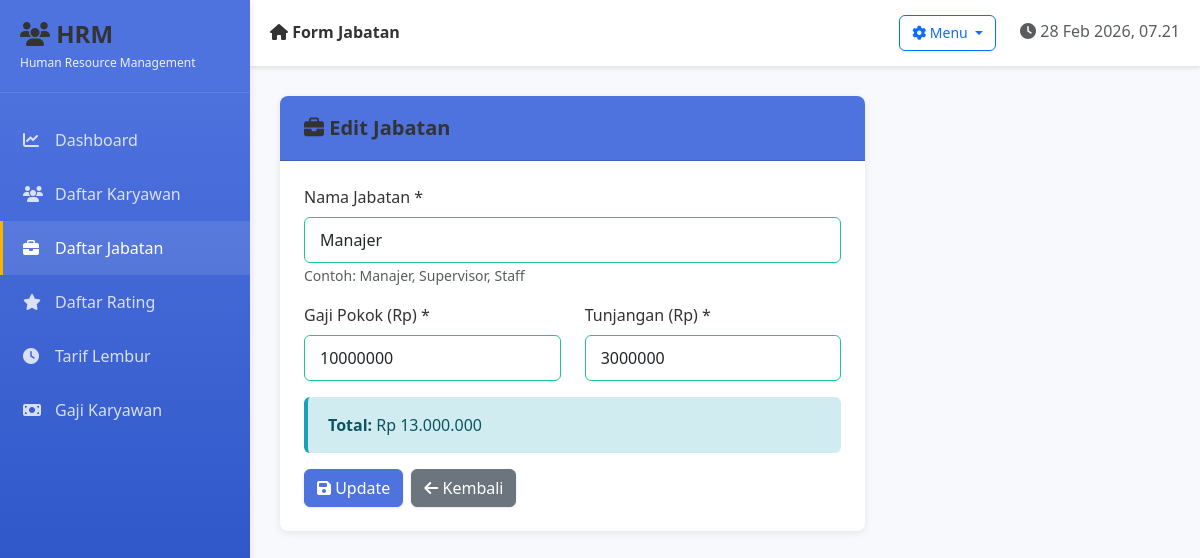
Screenshot of /views/jabatan-form.php?id=1 with the database file from the repository.
### tables this page shows
CREATE TABLE `jabatan` (
  `id` int(11) NOT NULL,
  `nama` varchar(100) NOT NULL,
  `gaji_pokok` int(11) NOT NULL,
  `tunjangan` int(11) NOT NULL,
  `created_at` timestamp NOT NULL DEFAULT current_timestamp()
);

### config/Database.php (called while the page is built, shortened)
<?php
class Database {
    private $host = "localhost";
    private $user = "root";
    private $pass = "";
    private $db = "kantor";
    private $conn;
    private function connect() {
        $this->conn = mysqli_connect($this->host, $this->user, $this->pass, $this->db);
        mysqli_set_charset($this->conn, "utf8mb4");
    }
    public function query($sql) {
        return mysqli_query($this->conn, $sql);
    }
    public function escape($str) {
        return mysqli_real_escape_string($this->conn, $str);
    }
}

### classes/Model.php (called while the page is built, shortened)
<?php
class Model {
    protected $db;
    public function __construct() {
        require_once __DIR__ . '/../config/Database.php';
        $this->db = new Database();
    }
    public function query($sql) {
        return $this->db->query($sql);
    }
    public function fetch($sql) {
        $result = $this->query($sql);
        if ($result && mysqli_num_rows($result) > 0) {
            return mysqli_fetch_assoc($result);
        }
        return null;
    }
    public function escape($str) {
        return $this->db->escape($str);
    }
}

### models/Jabatan.php (called while the page is built, shortened)
<?php
require_once __DIR__ . '/../classes/Model.php';
class Jabatan extends Model {
    protected $table = 'jabatan';
    public function getById($id) {
        $id = $this->escape($id);
        $sql = "SELECT * FROM {$this->table} WHERE id = '$id'";
        return $this->fetch($sql);
    }
}

### views/jabatan-form.php (the view, shortened to what this page needs)
<?php
require_once __DIR__ . '/../models/Jabatan.php';
$jabatan_model = new Jabatan();
$is_edit = false;
$data = [
    'id' => '',
    'nama' => '',
    'gaji_pokok' => '',
    'tunjangan' => ''
];
if (isset($_GET['id'])) {
    $is_edit = true;
    $data = $jabatan_model->getById($_GET['id']);
}
include __DIR__ . '/layout.php';
?>
<div class="row">
    <div class="col-lg-8">
        <div class="card">
            <div class="card-header">
                <h5 class="mb-0">
                    <i class="fas fa-briefcase"></i>
                    <?php echo $is_edit ? 'Edit Jabatan' : 'Tambah Jabatan Baru'; ?>
                </h5>
            </div>
            <div class="card-body">
                <form action="<?php echo BASE_URL; ?>controllers/jabatan-controller.php" method="POST">
                    <div class="mb-3">
                        <label class="form-label" for="nama">Nama Jabatan *</label>
                        <input type="text" class="form-control" id="nama" name="nama" value="<?php echo htmlspecialchars($data['nama']); ?>" required>
                        <small class="text-muted">Contoh: Manajer, Supervisor, Staff</small>
                    </div>
                    <div class="row">
                        <div class="col-md-6 mb-3">
                            <label class="form-label" for="gaji_pokok">Gaji Pokok (Rp) *</label>
                            <input type="number" class="form-control" id="gaji_pokok" name="gaji_pokok" value="<?php echo $data['gaji_pokok']; ?>" required>
                        </div>
                        <div class="col-md-6 mb-3">
                            <label class="form-label" for="tunjangan">Tunjangan (Rp) *</label>
                            <input type="number" class="form-control" id="tunjangan" name="tunjangan" value="<?php echo $data['tunjangan']; ?>" required>
                        </div>
                    </div>
                    <div class="alert alert-info">
                        <strong>Total: </strong>
                        <span id="total_gaji">Rp 0</span>
                    </div>
                    <div class="d-flex gap-2">
                        <button type="submit" class="btn btn-primary">
                            <i class="fas fa-save"></i> <?php echo $is_edit ? 'Update' : 'Simpan'; ?>
                        </button>
                        <a href="<?php echo BASE_URL; ?>views/jabatan.php" class="btn btn-secondary">
                            <i class="fas fa-arrow-left"></i> Kembali
                        </a>
                    </div>
                </form>
            </div>
        </div>
    </div>
</div>
<?php include __DIR__ . '/layout-footer.php'; ?>

### assets/css/style.css (style rules this page uses)
:root { --primary-color: #4e73df; --secondary-color: #858796; --success-color: #1cc88a; --danger-color: #e74c3c; --warning-color: #f8b500; --info-color: #17a2b8; --light-bg: #f8f9fc; --sidebar-width: 250px; }
html, body { width: 100%; height: 100%; margin: 0; padding: 0; overflow-x: hidden; }
body { background-color: var(--light-bg); font-family: 'Segoe UI', Tahoma, Geneva, Verdana, sans-serif; }
.card { border: none; box-shadow: 0 2px 8px rgba(0,0,0,0.08); border-radius: 8px; }
.card-header { background-color: var(--primary-color) !important; color: white !important; border-radius: 8px 8px 0 0 !important; padding: 15px 20px !important; font-weight: 600; }
.btn-primary { background-color: var(--primary-color); border-color: var(--primary-color); }
.form-control { border: 1px solid #d1d3d6; border-radius: 6px; padding: 10px 15px; }
.alert { border-radius: 6px; border: none; padding: 15px 20px; }
.alert-info { background-color: #d1ecf1; color: #0c5460; }
.form-control:valid { border-color: var(--success-color); }
.card { border: none; box-shadow: 0 2px 8px rgba(0,0,0,0.08); border-radius: 8px; transition: box-shadow 0.3s ease, transform 0.3s ease; }
.btn { font-weight: 500; border-radius: 6px; transition: all 0.3s ease; box-shadow: 0 1px 3px rgba(0,0,0,0.1); }
.form-control, .form-select { border-radius: 6px; border: 1px solid #d1d3d6; transition: all 0.3s ease; }
.form-label { font-weight: 500; color: #333; margin-bottom: 0.5rem; }
.card-body { padding: 1.5rem; }
.card-header { padding: 1.25rem 1.5rem !important; }
.page-content > div:not(:last-child) { margin-bottom: 2rem; }
h1, h2, h3, h4, h5, h6 { color: #333; font-weight: 600; margin-bottom: 0.5rem; }
a { color: var(--primary-color); text-decoration: none; transition: color 0.2s ease; }
.alert { border-radius: 6px; border: none; padding: 1rem 1.25rem; }
.alert-info { background-color: #d1ecf1; color: #0c5460; border-left: 4px solid var(--info-color); }
html { scroll-behavior: smooth; }

### rows the page displays
jabatan: nama "Manajer", gaji_pokok "10000000", tunjangan "3000000"

### other values shown
$page_title "Form Jabatan"
